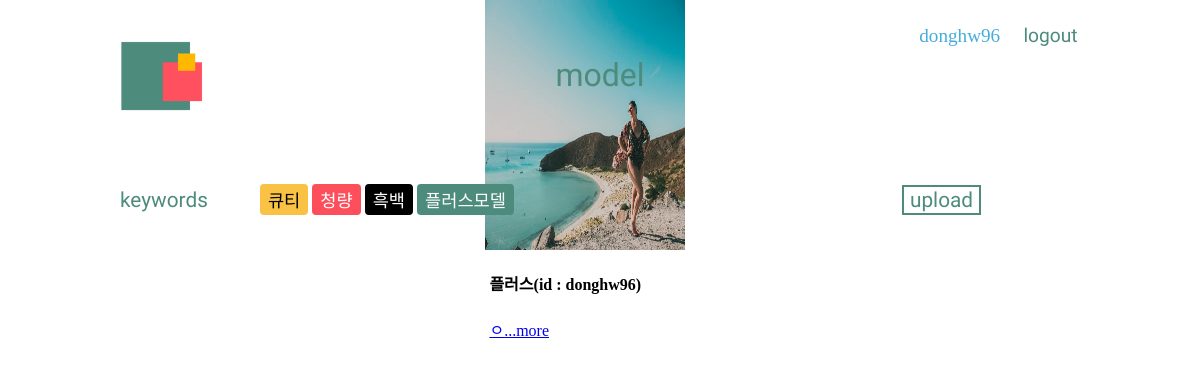
Screenshot of /posts/model/filter/plus/ (signed in) with the database file from the repository.
### user/models.py (models this page shows, shortened)
class User(AbstractBaseUser, PermissionsMixin):
    email = models.EmailField(verbose_name=_('email address'), unique=True, blank=False)
    name = models.CharField('이름', max_length=30, blank=True)
    username = models.CharField('아이디', max_length=30, unique=True, blank=True)
    is_staff = models.BooleanField('스태프 권한', default=False)
    is_active = models.BooleanField('사용중', default=True)
    date_joined = models.DateTimeField('가입일', default=timezone.now)
    ROLE_MODEL = '모델'
    ROLE_PHOTOGRAPHER = '사진작가'
    ROLE_PEOPLE = '일반인'
    CHOICES_PHOTOGRAPHER = (
        (ROLE_MODEL, '모델'),
        (ROLE_PHOTOGRAPHER, '사진작가'),
        (ROLE_PEOPLE, '일반인'),
    )
    role = models.CharField(max_length=4, choices=CHOICES_PHOTOGRAPHER, null=True)
    GENDER_MALE = '남성'
    GENDER_FEMALE = '여성'
    CHOICES_GENDER = (
        (GENDER_MALE, '남성'),
        (GENDER_FEMALE, '여성'),
    )
    gender = models.CharField(max_length=2, choices=CHOICES_GENDER, null=True)
    objects = UserManager()
    USERNAME_FIELD = 'email'  # email을 사용자의 식별자로 설정, user 모델에서 필드의 이름을 설명하는 문자열이다. 유니크 식별자로 사용됨.
    REQUIRED_FIELDS = ['username']  # 필수입력값(createsuperuser 커맨드로 유저를 생성할 때 나타날 필드 이름 목록
    class Meta:
        db_table = 'auth_user'
        verbose_name = _('user')
        verbose_name_plural = _('users')
        swappable = 'AUTH_USER_MODEL'

### posts/models.py (models this page shows, shortened)
class Models(models.Model):
    title = models.CharField(max_length=20)
    text = models.TextField(default='', null=True, blank=True)
    image1 = models.ImageField(upload_to = 'images/')
    image2 = models.ImageField(upload_to = 'images/', default='', null=True, blank=True)
    image3 = models.ImageField(upload_to = 'images/', default='', null=True, blank=True)
    image4 = models.ImageField(upload_to = 'images/', default='', null=True, blank=True)
    image5 = models.ImageField(upload_to = 'images/', default='', null=True, blank=True)
    thumbnail = ImageSpecField(source='image1', processors=[ResizeToFill(120,80)], format='JPEG')
    CATEGORY_CHOICES = (
        ('큐티', '큐티'),
        ('청량', '청량'),
        ('흑백사진', '흑백사진'),
        ('플러스모델', '플러스모델'),
    )
    category = models.CharField(max_length=5, choices=CATEGORY_CHOICES, null=True)

### posts/views.py (the view)
# urls.py: path('model/filter/plus/', views.filter_plus, name="filter_plus"),
def filter_plus(request):
    post_plus = Models.objects.filter(category="플러스모델")
    plus_paginator = Paginator(post_plus, 4)
    plus_page = request.GET.get('page')
    plus_posts = plus_paginator.get_page(plus_page)
    return render(request, 'model/filter_plus.html', {'post_plus': post_plus,
                                                      'plus_posts': plus_posts,
                                                      'plus_paginator': plus_paginator, })

### posts/templates/model/filter_plus.html (shortened to what this page needs)
{% extends 'model/model_base.html' %}
{% block content %}
        <div class="array">
                {% for plus in plus_posts %}
                        <div class="card">
                            <div class="box-1">
                                <img src="{{ plus.image1.url  }}" width="200" height="250">
                            </div>
                            <div class="box-2">
                                <h4>{{ plus.title }}(id : {{ user.username }})</h4>
                                <a href="{% url 'model_detail' plus.id %}"><p>{{ plus.text|slice:":15" }}...more</p></a>
                            </div>
                        </div>
                {% endfor %}
            </div>
{% endblock content %}

### posts/templates/model/model_base.html (shortened to what this page needs)
<head>
    {% load  staticfiles %}
    <link rel="stylesheet" href="{% static 'css/model_photo.css' %}">
</head>
<body>
    <a href="../../../user/templates/user/home.html">
        <img class="logo" src="{% static 'image/logo.png' %}" alt="logo">
    </a>
    <div class="title">
        <p>model</p>
    </div>
    <div class="category">
        {% if user.is_authenticated %}
            <a id="user_name" href="{% url 'profile' user.pk %}">{{ user.username }}</a>
            <a href="{% url 'logout' %}">logout</a>
        {% else %}
            <a href="{% url 'login' %}">login</a>
            <a href="{% url 'signup' %}">registration</a>
        {% endif %}
    </div>
    <div class="a">
        <div class="keywords">
            <div class="inline">
                <a class="keywords_title" href="">keywords</a>
            </div>
            <div class="inline">
                <a href="{% url 'filter_cute' %}"><button class="cute">큐티</button></a>
                <a href="{% url 'filter_cool' %}"><button class="cool">청량</button></a>
                <a href="{% url 'filter_bnw' %}"><button class="mono">흑백</button></a>
                <a href="{% url 'filter_plus' %}"><button class="plus">플러스모델</button></a>
            </div>
            <div class="inline">
                <a href="{% url 'model_post' %}"><button class="upload_post">upload</button></a>
            </div>
        </div>
    </div>
    {% block content %}
    {% endblock %}
</body>

### posts/static/css/model_photo.css (style rules this page uses)
body { margin: 0; padding: 0; overflow-x: hidden; }
.logo { position: absolute; top: 5%; left: 10%; width: 7%; }
.title { position: absolute; display: inline; top: 7%; left: 0; width: 100%; height: 1%; }
.title > p { position: relative; text-align: center; font-family: 'Lacquer', sans-serif; color: rgb(77,139,124); font-size: 2em; margin-top: 0; padding-top: 0; }
.category { z-index: 2; top: 3%; left: 75%; position: absolute; display: inline; }
.category > a { font-family: 'Lacquer', sans-serif; color: rgb(77,139,124); font-size: 1.2em; text-decoration: none; margin-left: 1em; }
#user_name { font-family: 'Alfa Slab One', cursive; color: rgb(68,173,219); }
.a { width: 100%; height: 10%; position: absolute; top: 20%; display: flex; }
.keywords { margin: 2% 0 0 0 ; padding: 0; position: relative; left: 10%; width: 80%; display: inline; }
.inline { display: inline; margin-right: 5%; }
.keywords_title { font-family: 'Lacquer', sans-serif; color: rgb(77,139,124); font-size: 1.3em; text-decoration: none; }
.cute { color: black; font-size: 1.1em; background-color: rgb(249,194,69); border: rgb(249,194,69) 2px solid; border-radius: 4px; }
.cool { color: white; font-size: 1.1em; background-color: rgb(253,79,91); border: rgb(253,79,91) 2px solid; border-radius: 4px; }
.mono { color: white; font-size: 1.1em; background-color: black; border: black 2px solid; border-radius: 4px; }
.plus { color: white; font-size: 1.1em; background-color: rgb(77,139,124); border: rgb(77,139,124) 2px solid; border-radius: 4px; }
.upload_post { border: rgb(77,139,124) 2px solid; font-family: 'Lacquer', sans-serif; color: rgb(77,139,124); font-size: 1.3em; background-color: white; margin-left: 35%; }
.array { display: flex; flex-direction: row; width: 80%; margin-left: 10%; }
.card { margin: auto; display: block; width: 24%; height: 82%; }
.array > .card { background-color: white; border-radius: 4px; }
.box-2 { position: relative; background-color: white; width:96%; height: 20%; margin: 0 2%; padding: 0; }

### rows the page displays
Models: image1 (picture), title "플러스", text "ㅇ"

### other values shown
{{ user.username }} "donghw96"
